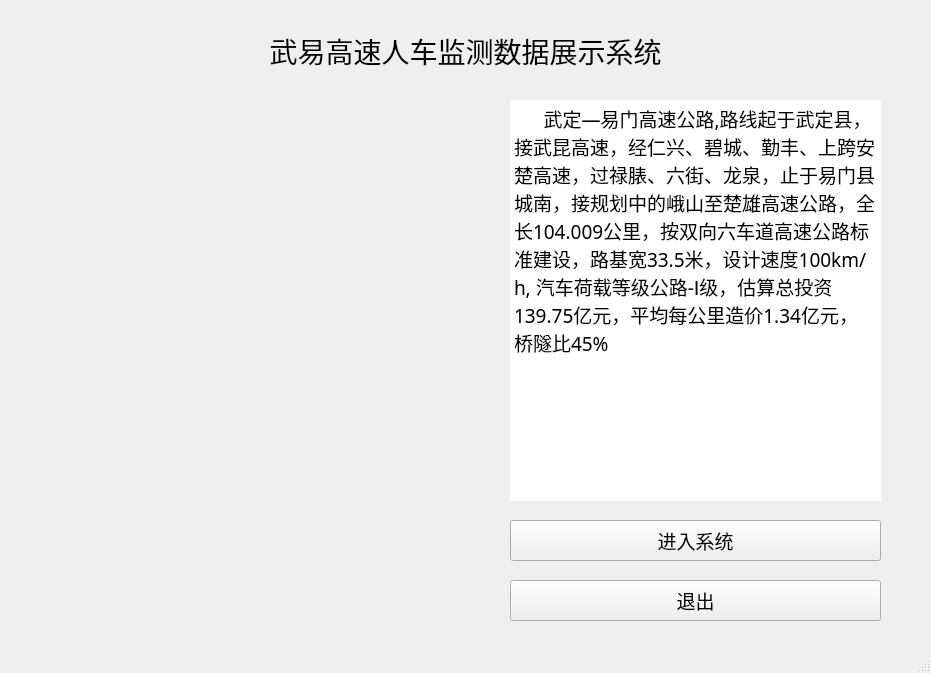
<?xml version="1.0" encoding="UTF-8"?>
<ui version="4.0">
 <class>MainWindow</class>
 <widget class="QMainWindow" name="MainWindow">
  <property name="geometry">
   <rect>
    <x>0</x>
    <y>0</y>
    <width>931</width>
    <height>673</height>
   </rect>
  </property>
  <property name="windowTitle">
   <string>MainWindow</string>
  </property>
  <widget class="QWidget" name="centralwidget">
   <widget class="QLabel" name="title">
    <property name="geometry">
     <rect>
      <x>50</x>
      <y>30</y>
      <width>831</width>
      <height>41</height>
     </rect>
    </property>
    <property name="font">
     <font>
      <family>幼圆</family>
      <pointsize>21</pointsize>
      <weight>50</weight>
      <bold>false</bold>
     </font>
    </property>
    <property name="text">
     <string>武易高速人车监测数据展示系统</string>
    </property>
    <property name="alignment">
     <set>Qt::AlignCenter</set>
    </property>
   </widget>
   <widget class="QLabel" name="picture">
    <property name="geometry">
     <rect>
      <x>40</x>
      <y>100</y>
      <width>421</width>
      <height>521</height>
     </rect>
    </property>
    <property name="styleSheet">
     <string notr="true">image: url(:/new/prefix1/cover.jpg);
	</string>
    </property>
    <property name="frameShape">
     <enum>QFrame::NoFrame</enum>
    </property>
    <property name="text">
     <string/>
    </property>
   </widget>
   <widget class="QTextBrowser" name="textBrowser">
    <property name="geometry">
     <rect>
      <x>510</x>
      <y>100</y>
      <width>371</width>
      <height>401</height>
     </rect>
    </property>
    <property name="font">
     <font>
      <family>幼圆</family>
      <pointsize>9</pointsize>
     </font>
    </property>
    <property name="frameShape">
     <enum>QFrame::NoFrame</enum>
    </property>
    <property name="frameShadow">
     <enum>QFrame::Plain</enum>
    </property>
    <property name="lineWrapMode">
     <enum>QTextEdit::WidgetWidth</enum>
    </property>
    <property name="html">
     <string>&lt;!DOCTYPE HTML PUBLIC &quot;-//W3C//DTD HTML 4.0//EN&quot; &quot;http://www.w3.org/TR/REC-html40/strict.dtd&quot;&gt;
&lt;html&gt;&lt;head&gt;&lt;meta name=&quot;qrichtext&quot; content=&quot;1&quot; /&gt;&lt;style type=&quot;text/css&quot;&gt;
p, li { white-space: pre-wrap; }
&lt;/style&gt;&lt;/head&gt;&lt;body style=&quot; font-family:'幼圆'; font-size:9pt; font-weight:400; font-style:normal;&quot;&gt;
&lt;p style=&quot; margin-top:0px; margin-bottom:0px; margin-left:0px; margin-right:0px; -qt-block-indent:0; text-indent:0px;&quot;&gt;&lt;span style=&quot; font-family:'Arial Black'; font-size:14pt;&quot;&gt;      武定—易门高速公路,路线起于武定县，接武昆高速，经仁兴、碧城、勤丰、上跨安楚高速，过禄脿、六街、龙泉，止于易门县城南，接规划中的峨山至楚雄高速公路，全长104.009公里，按双向六车道高速公路标准建设，路基宽33.5米，设计速度100km/h, 汽车荷载等级公路-Ⅰ级，估算总投资139.75亿元，平均每公里造价1.34亿元，桥隧比45%&lt;/span&gt;&lt;/p&gt;&lt;/body&gt;&lt;/html&gt;</string>
    </property>
    <property name="openExternalLinks">
     <bool>false</bool>
    </property>
   </widget>
   <widget class="QPushButton" name="CheckIn">
    <property name="geometry">
     <rect>
      <x>510</x>
      <y>520</y>
      <width>371</width>
      <height>41</height>
     </rect>
    </property>
    <property name="font">
     <font>
      <family>幼圆</family>
      <pointsize>14</pointsize>
     </font>
    </property>
    <property name="text">
     <string>进入系统</string>
    </property>
   </widget>
   <widget class="QPushButton" name="TakeOff">
    <property name="geometry">
     <rect>
      <x>510</x>
      <y>580</y>
      <width>371</width>
      <height>41</height>
     </rect>
    </property>
    <property name="font">
     <font>
      <family>幼圆</family>
      <pointsize>14</pointsize>
     </font>
    </property>
    <property name="text">
     <string>退出</string>
    </property>
   </widget>
  </widget>
  <widget class="QMenuBar" name="menubar">
   <property name="geometry">
    <rect>
     <x>0</x>
     <y>0</y>
     <width>931</width>
     <height>26</height>
    </rect>
   </property>
  </widget>
  <widget class="QStatusBar" name="statusbar"/>
 </widget>
 <resources/>
 <connections/>
</ui>
